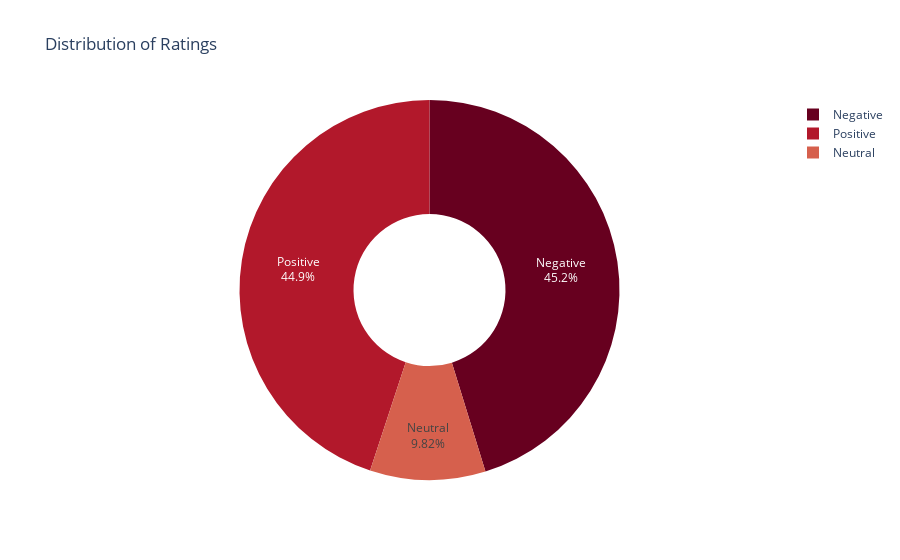

This figure's notebook cell:
### Code cell
import pandas as pd
import plotly.express as px

data = pd.read_csv('British_Airways_dataset Skytrax.csv')

# Categorize the ratings
def categorize_rating(rating):
    if rating >= 4:
        return 'Positive'
    elif rating == 3:
        return 'Neutral'
    else:
        return 'Negative'

data['rating_category'] = data['rating'].apply(categorize_rating)

rating_counts = data['rating_category'].value_counts().reset_index()
rating_counts.columns = ['Rating Category', 'Count']

fig = px.pie(rating_counts, names='Rating Category', values='Count', title='Distribution of Ratings',
             hole=0.4, color_discrete_sequence=px.colors.sequential.RdBu)
fig.update_traces(textposition='inside', textinfo='percent+label')

fig.show()

### Figure 1 — Plotly figure (JSON) as saved in the notebook; plotly's stock layout.template omitted (floating-point values rounded to 4 significant figures)
{"data": [{"domain": {"x": [0, 1], "y": [0, 1]}, "hole": 0.4, "hovertemplate": "Rating Category=%{label}<br>Count=%{value}<extra></extra>", "labels": ["Negative", "Positive", "Neutral"], "legendgroup": "", "name": "", "showlegend": true, "textinfo": "percent+label", "textposition": "inside", "type": "pie", "values": [599, 595, 130]}], "layout": {"autosize": true, "legend": {"tracegroupgap": 0}, "piecolorway": ["rgb(103,0,31)", "rgb(178,24,43)", "rgb(214,96,77)", "rgb(244,165,130)", "rgb(253,219,199)", "rgb(247,247,247)", "rgb(209,229,240)", "rgb(146,197,222)", "rgb(67,147,195)", "rgb(33,102,172)", "rgb(5,48,97)"], "title": {"text": "Distribution of Ratings"}}}
